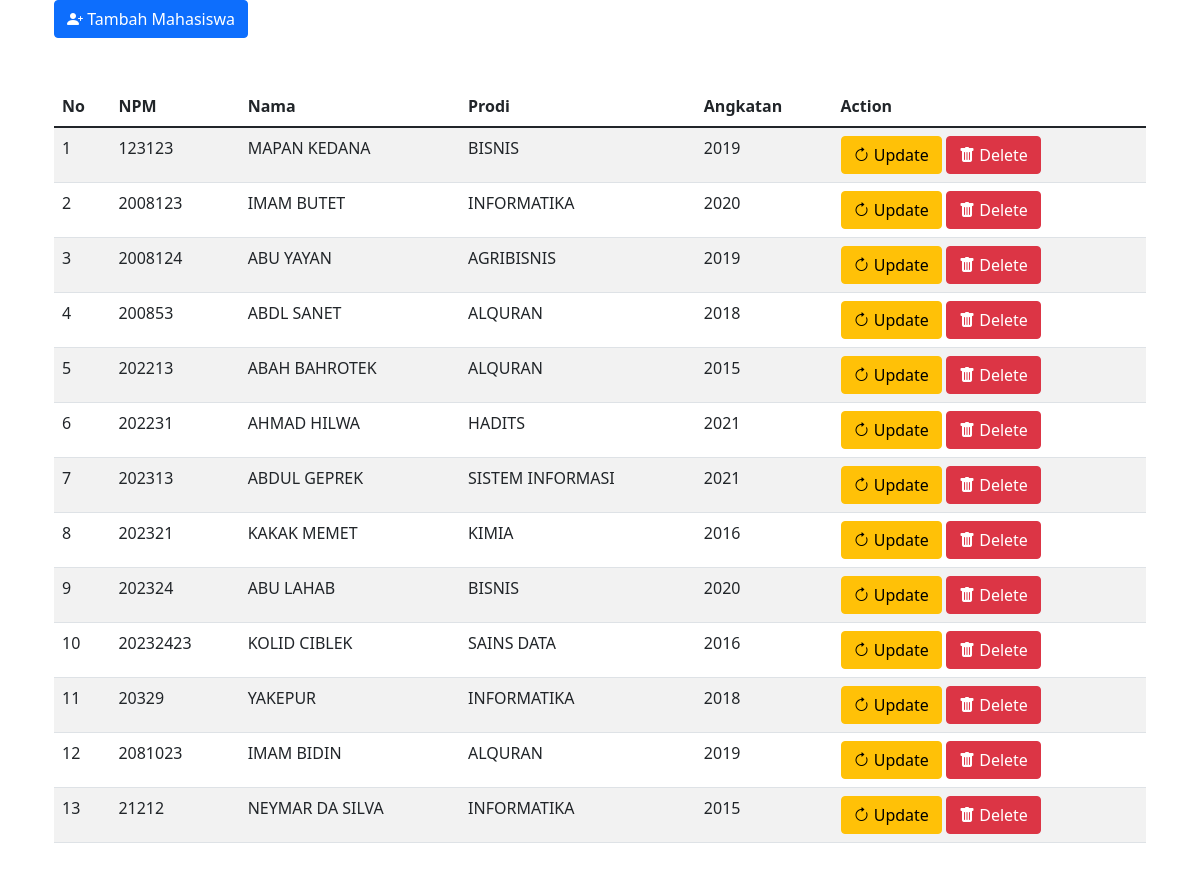
Screenshot of /index.php/mahasiswa with the database file from the repository.
### tables this page shows
CREATE TABLE `mahsiswa` (
  `npm` varchar(10) NOT NULL,
  `nama` varchar(100) NOT NULL,
  `prodi` varchar(100) NOT NULL,
  `angkatan` int(10) NOT NULL
);

### application/controllers/Mahasiswa.php (called while the page is built, shortened)
<?php
class Mahasiswa extends CI_Controller
{
	public function __construct()
	{
		$this->load->model('m_mahasiswa');
	}
	public function index()
	{
		$data['mahasiswa'] = $this->m_mahasiswa->getMahasiswa();
		$data['judul'] = 'Data Mahasiswa';
		$this->load->view('mahasiswa/v_mahasiswa', $data);
	}
}

### index.php (called while the page is built, shortened)
<?php
require_once BASEPATH.'core/CodeIgniter.php';

### application/models/m_mahasiswa.php (called while the page is built, shortened)
<?php
	class m_mahasiswa extends CI_Model
	{
		public function getMahasiswa($npm = null)
		{
			if ($npm)
		    {
		      return $this->db->get_where('mahsiswa', array('npm'=>$npm))->result();
		    }
		    else return $this->db->get('mahsiswa')->result();
		}
	}

### application/views/mahasiswa/v_mahasiswa.php (the view, shortened to what this page needs)
<!DOCTYPE html>
<html lang="en">
<head>
  <link href="https://cdn.jsdelivr.net/npm/bootstrap@5.2.0-beta1/dist/css/bootstrap.min.css" rel="stylesheet">
  <link rel="stylesheet" href="https://cdn.jsdelivr.net/npm/bootstrap-icons@1.8.3/font/bootstrap-icons.css">
  <link rel="stylesheet" href="https://cdnjs.cloudflare.com/ajax/libs/twitter-bootstrap/5.1.3/css/bootstrap.min.css">
  <link rel="stylesheet" href="https://cdn.datatables.net/1.12.1/css/dataTables.bootstrap5.min.css">
</head>
<body>
	<div class="container">
		<div class="row">
			<div class="col-md">
				<a href="<?php echo base_url() ?>index.php/mahasiswa/create" class="btn btn-primary"><i class="bi bi-person-plus-fill"></i>&nbsp;Tambah Mahasiswa</a>
			</div>
		</div>
		<div class="row my-5">
			<div class="col-md">
				<table id="example" class="table table-striped" style="width:100%">
		        <thead>
		            <tr>
		            	<th>No</th>
		                <th>NPM</th>
						<th>Nama</th>
						<th>Prodi</th>
						<th>Angkatan</th>
						<th>Action</th>
		            </tr>
		        </thead>
		        <tbody>
		            <?php $no=0; foreach($mahasiswa as $siswa) :
		            	$no++;
		            ?>
					<tr>
						<td><?= $no ?></td>
						<td><?php echo $siswa->npm; ?></td>
						<td><?php echo $siswa->nama; ?></td>
						<td><?php echo $siswa->prodi; ?></td>
						<td><?php echo $siswa->angkatan; ?></td>
						<td>
						<a class="btn btn-warning" href="<?php echo base_url() ?>index.php/mahasiswa/update/<?php echo $siswa->npm; ?>"><i class="bi bi-arrow-clockwise">&nbsp;</i>Update</a>
			      		<a class="btn btn-danger" href="<?php echo base_url() ?>index.php/mahasiswa/delete/<?php echo $siswa->npm; ?>"><i class="bi bi-trash-fill">&nbsp;</i>Delete</a>
			      		</td>
					</tr>
					<?php endforeach; ?>
		        </tbody>
			</div>
		</div>
	</div>
</body>
</html>

### rows the page displays
mahsiswa: npm "123123", nama "MAPAN KEDANA", prodi "BISNIS", angkatan "2019"
mahsiswa: npm "2008123", nama "IMAM BUTET", prodi "INFORMATIKA", angkatan "2020"
mahsiswa: npm "2008124", nama "ABU YAYAN", prodi "AGRIBISNIS", angkatan "2019"
mahsiswa: npm "200853", nama "ABDL SANET", prodi "ALQURAN", angkatan "2018"
mahsiswa: npm "202213", nama "ABAH BAHROTEK", prodi "ALQURAN", angkatan "2015"
mahsiswa: npm "202231", nama "AHMAD HILWA", prodi "HADITS", angkatan "2021"
mahsiswa: npm "202313", nama "ABDUL GEPREK", prodi "SISTEM INFORMASI", angkatan "2021"
mahsiswa: npm "202321", nama "KAKAK MEMET", prodi "KIMIA", angkatan "2016"
mahsiswa: npm "202324", nama "ABU LAHAB", prodi "BISNIS", angkatan "2020"
mahsiswa: npm "20232423", nama "KOLID CIBLEK", prodi "SAINS DATA", angkatan "2016"
mahsiswa: npm "20329", nama "YAKEPUR", prodi "INFORMATIKA", angkatan "2018"
mahsiswa: npm "2081023", nama "IMAM BIDIN", prodi "ALQURAN", angkatan "2019"
mahsiswa: npm "21212", nama "NEYMAR DA SILVA", prodi "INFORMATIKA", angkatan "2015"
